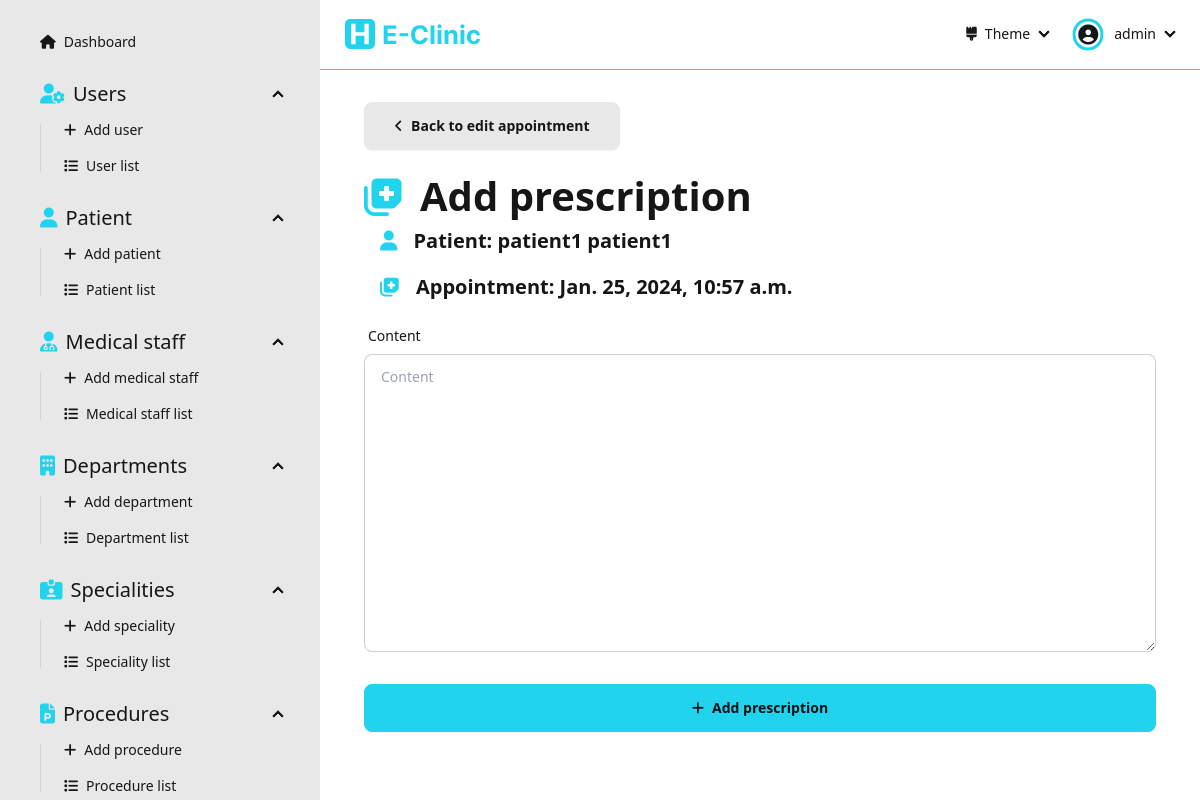
Page /dashboard/prescriptions/patient/e36249071aa34c58a44de469c10fa109/add/ (signed in) on the committed database.
### Dashboard/models.py (models this page shows, shortened)
class Patient(models.Model):
  id = models.UUIDField(primary_key=True, default=uuid.uuid4, editable=False)
  firstName = models.CharField(max_length=256, null=False)
  lastName = models.CharField(max_length=256, null=False)
  dateOfBirth = models.DateField(null=False)
  address = models.CharField(max_length=256, null=False)
  phoneNumber = models.CharField(max_length=20, null=False, unique=True, validators=[RegexValidator(r'^(00213|\+213|0)(5|6|7)\d{8}$')])
  email = models.CharField(max_length=254, null=False, unique=True, validators=[EmailValidator()])
  gender = models.CharField(max_length=10, choices=Genders.choices, null=False)
  createdAt = models.DateTimeField(auto_now_add=True)
  updatedAt = models.DateTimeField(auto_now=True)

class Appointment(models.Model):
  id = models.UUIDField(primary_key=True, default=uuid.uuid4, editable=False)
  patient = models.ForeignKey('Patient', on_delete=models.CASCADE)
  timestamp = models.DateTimeField(null=False)
  state = models.CharField(max_length=15, choices=AppointmentState.choices, default=AppointmentState.SCHEDULED, blank=True)
  createdAt = models.DateTimeField(auto_now_add=True)
  updatedAt = models.DateTimeField(auto_now=True)

class Prescription(models.Model):
  id = models.UUIDField(primary_key=True, default=uuid.uuid4, editable=False)
  appointment = models.ForeignKey('Appointment', on_delete=models.CASCADE)
  content = models.TextField()

### Dashboard/views/prescription.py (the view, shortened to what this page needs)
# urls.py: path('dashboard/prescriptions/patient/<str:appointmentId>/add/', prescription.addPrescription, name='add-prescription'),
@login_required(login_url='sign-in')
def addPrescription(request: HttpRequest, appointmentId: str):
  appointment = get_object_or_404(Appointment, id=appointmentId)
  patient = appointment.patient
  form = PrescriptionForm(initial={'appointment': appointment})
  context = { 'form': form, 'patient': patient, 'appointment': appointment }
  return render(request, 'pages/prescription/add-prescription.html', context=context)

### Dashboard/forms.py
class PrescriptionForm(forms.ModelForm):
  class Meta:
    model = Prescription
    fields = '__all__'

### Dashboard/templates/pages/prescription/add-prescription.html (shortened to what this page needs)
{% extends "layouts/dashboard.html" %}
{% load static %}
{% load widget_tweaks %}
{% block dashboard_content %}
  <div class="flex flex-1 flex-col items-center pb-[5rem]">
    <form class="flex flex-1 flex-col w-[90%] max-w-[50rem]" action="" method="post">
      <div class="flex mb-[1rem]">
        <a class="btn btn-wide" href="{% url "edit-appointment" appointmentId=appointment.id %}"><i class="fas fa-angle-left"></i>Back to edit appointment</a>
      </div>
      <div class="text-[30pt] font-bold"><i class="fas fa-notes-medical text-primary mr-[1rem]"></i>Add prescription</div>
      <div class="text-[15pt] font-semibold ml-[1rem] mb-[1rem]"><i class="fas fa-user text-primary mr-[1rem]"></i>Patient: {{patient.firstName}} {{patient.lastName}}</div>
      <div class="text-[15pt] font-semibold ml-[1rem] mb-[1rem]"><i class="fas fa-notes-medical text-primary mr-[1rem]"></i>Appointment: {{appointment.timestamp}}</div>
      <label class="form-control w-full">
        <div class="label">
          <span class="label-text">Content</span>
        </div>
        {% render_field form.content placeholder="Content" class+="textarea textarea-bordered w-full" %}
      </label>
      <button class="btn btn-primary mt-[2rem]"><i class="fas fa-plus"></i>Add prescription</button>
    </form>
  </div>
{% endblock dashboard_content %}

### Dashboard/templates/components/navbar-dashboard.html (shortened to what this page needs)
{% load static %}
<div class="navbar bg-base-100 border-b-primary border-b-[1px] mb-[2rem] sticky top-0 z-40">
  <div class="flex-1">
    <a class="btn btn-ghost hidden md:flex" href="/dashboard">
      <img class="h-full py-[0.5rem]" src="{% static "assets/e-clinic-logo-name.svg" %}" alt="e-clinic logo">
    </a>
  </div>
  <div class="flex-none">
    <ul class="menu menu-horizontal px-1">
      <li>
        <details>
          <summary>
            <i class="fas fa-brush"></i> Theme
          </summary>
        </details>
      </li>
      <li>
        <details>
          <summary>
            <div class="rounded-full mr-[0.5rem] ring ring-primary ring-offset-base-100 ring-offset-[0.15rem] flex justify-center items-center pt-[0.05rem]">
              <i class="fas fa-user-circle text-[15pt]"></i>
            </div>
            {{user}}
          </summary>
        </details>
      </li>
    </ul>
  </div>
</div>

### rows in the picture
Patient: firstName "patient1", lastName "patient1"
Appointment: timestamp "Jan. 25, 2024, 10:57 a.m."

### other values in the picture
{{ user }} "admin"
